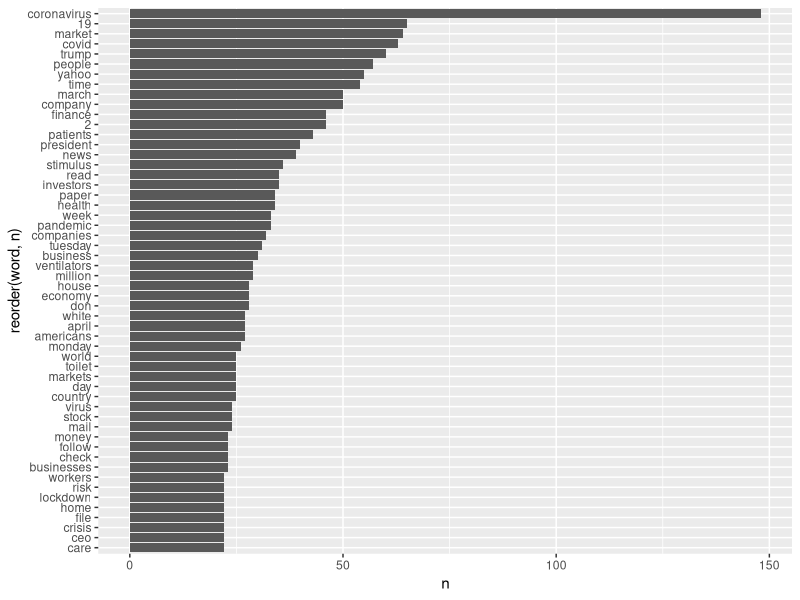

The R script that drew this image: (Note: this script raises an error after producing the figure.)
#---TidyText
#-By: Bonvie Fosam
#-April 2020

#install.packages("tidytext")

library(tidyverse)
library(tidytext)

#set your working directory to where you have the yahoo and reuters data
setwd("/Users/christine.krueger/Documents/")

#load in the data
yahoo_df <- read_csv("yahoo_us_news_april_8_2020.csv")
reuters_df <- read_csv("reuters_df_april_8_2020.csv")

#tokenize the yahoo data and add source as a label
yahoo_token <- yahoo_df %>% 
  unnest_tokens(word, full_text) %>% 
  mutate(source = "yahoo")

#count words in yahoo, what do you notice?
yahoo_token %>% 
  count(word, sort = TRUE)


#get rid of common words
yahoo_freq <- yahoo_token %>% 
  anti_join(stop_words) %>% 
  count(word, sort = TRUE) %>% 
  top_n(50,n)

#plot the frequencies of yahoo words

ggplot(yahoo_freq, aes(reorder(word,n),n)) +
  geom_col() + coord_flip()



######What if you care about titles?
#count words in yahoo, what do you notice?

#get rid of common words
yahoo_freq2 <- yahoo_token %>% 
  anti_join(stop_words) %>% 
  count(word, title, sort = TRUE) %>% 
  group_by(word) %>% 
  mutate(word_count = sum(n)) %>% 
  ungroup() %>% 
  arrange(-word_count) %>% 
  mutate(rank = group_indices(.,factor(word, levels = unique(word)))) %>% 
  filter(rank <= 25)


#plot the frequencies of yahoo words
ggplot(yahoo_freq2, aes(reorder(word,rank),n, fill = title)) +
  geom_col() + theme(legend.text = element_text(size = 6), legend.position = 'bottom')+
  coord_flip()


######
#Ok, now lets start working on the reuters data

#tokenize the text and add a source label as previously done
reuters_token <- reuters_df %>% 
  unnest_tokens(word, text) %>% 
  mutate(source = 'reuters')

#get rid of common words, count them, and keep the top 50
reuters_freq <- reuters_token %>% 
  anti_join(stop_words) %>% 
  count(word, sort=TRUE) %>% 
  top_n(50, n)

#plot the frequencies of reuters words
ggplot(reuters_freq, aes(reorder(word,n),n)) + geom_col() + coord_flip()



#######Bonus Material!!!
#######Inverse Document Frequency
#Get freq counts for the top 250 words from each source
reuters_freq2 <- reuters_df %>% 
  unnest_tokens(word, text) %>% 
  mutate(source = 'reuters')
reuters_freq2 <- reuters_freq2 %>% 
  anti_join(stop_words) %>% 
  count(word, sort=TRUE) %>% 
  top_n(250, n)

yahoo_freq3 <- yahoo_df %>% 
  unnest_tokens(word, full_text) %>% 
  mutate(source = "yahoo")
yahoo_freq3 <- yahoo_freq3 %>% 
  anti_join(stop_words) %>% 
  count(word, sort = TRUE) %>% 
  top_n(250,n)

#combine them into one dataframe

combined_df <- reuters_freq2 %>% 
  rbind(yahoo_freq3)

#The statistic tf-idf is intended to measure how 
#important a word is to a document in a collection (or corpus)
#of documents, for example, to one novel in a collection of 
#novels or to one website in a collection of websites.

#calacuate tf_idf

#reuters_tf_idf <- reuters_freq2 %>% 
 # bind_tf_idf(word,title,n)

#length(reuters_freq2)
#for(i in 1: number of rows)

#tf = number of words/number of times the word is there
#idf = log(number of articles/number of articles with that word)


#plot top 15 tf_idf for each source
